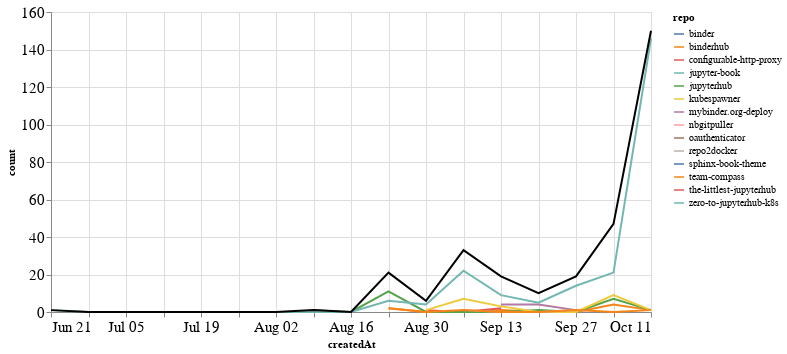

The code cell stored with this chart in its notebook:
### Markdown cell above
## Comments

### Code cell
comments_time = comments.groupby('repo').resample('W', on='createdAt').count()['author'].reset_index()
comments_time = comments_time.rename(columns={'author': 'count'})
comments_time_total = comments_time.groupby('createdAt').agg({"count": "sum"}).reset_index()
ch1 = alt.Chart(comments_time, width=600).mark_line().encode(
    x='createdAt',
    y='count',
    color='repo',
    tooltip="repo"
)

ch2 = alt.Chart(comments_time_total, width=600).mark_line(color="black").encode(
    x='createdAt',
    y='count',
)

ch1 + ch2

### Figure 1 — Vega-Lite specification as saved in the notebook (floating-point values rounded to 4 significant figures)
{"config": {"axisLeft": {"labelFontSize": 15}, "axisBottom": {"labelFontSize": 15}}, "layer": [{"data": {"name": "data-b265cf05d405f9784132b5c2ded17a2c"}, "mark": "line", "encoding": {"color": {"type": "nominal", "field": "repo"}, "tooltip": {"type": "nominal", "field": "repo"}, "x": {"type": "temporal", "field": "createdAt"}, "y": {"type": "quantitative", "field": "count"}}, "width": 600}, {"data": {"name": "data-20fc13975dc3e6c2adcdb308992fb172"}, "mark": {"type": "line", "color": "black"}, "encoding": {"x": {"type": "temporal", "field": "createdAt"}, "y": {"type": "quantitative", "field": "count"}}, "width": 600}], "$schema": "https://vega.github.io/schema/vega-lite/v4.8.1.json", "datasets": {"data-b265cf05d405f9784132b5c2ded17a2c": [{"repo": "binder", "createdAt": "2020-10-04T00:00:00", "count": 1}, {"repo": "binderhub", "createdAt": "2020-08-23T00:00:00", "count": 2}, {"repo": "binderhub", "createdAt": "2020-08-30T00:00:00", "count": 0}, {"repo": "binderhub", "createdAt": "2020-09-06T00:00:00", "count": 0}, {"repo": "binderhub", "createdAt": "2020-09-13T00:00:00", "count": 1}, {"repo": "binderhub", "createdAt": "2020-09-20T00:00:00", "count": 0}, {"repo": "binderhub", "createdAt": "2020-09-27T00:00:00", "count": 0}, {"repo": "binderhub", "createdAt": "2020-10-04T00:00:00", "count": 4}, {"repo": "binderhub", "createdAt": "2020-10-11T00:00:00", "count": 1}, {"repo": "configurable-http-proxy", "createdAt": "2020-08-30T00:00:00", "count": 1}, {"repo": "configurable-http-proxy", "createdAt": "2020-09-06T00:00:00", "count": 0}, {"repo": "configurable-http-proxy", "createdAt": "2020-09-13T00:00:00", "count": 2}, {"repo": "jupyter-book", "createdAt": "2020-10-04T00:00:00", "count": 2}, {"repo": "jupyterhub", "createdAt": "2020-08-09T00:00:00", "count": 1}, {"repo": "jupyterhub", "createdAt": "2020-08-16T00:00:00", "count": 0}, {"repo": "jupyterhub", "createdAt": "2020-08-23T00:00:00", "count": 11}, {"repo": "jupyterhub", "createdAt": "2020-08-30T00:00:00", "count": 0}, {"repo": "jupyterhub", "createdAt": "2020-09-06T00:00:00", "count": 0}, {"repo": "jupyterhub", "createdAt": "2020-09-13T00:00:00", "count": 0}, {"repo": "jupyterhub", "createdAt": "2020-09-20T00:00:00", "count": 1}, {"repo": "jupyterhub", "createdAt": "2020-09-27T00:00:00", "count": 0}, {"repo": "jupyterhub", "createdAt": "2020-10-04T00:00:00", "count": 7}, {"repo": "jupyterhub", "createdAt": "2020-10-11T00:00:00", "count": 1}, {"repo": "kubespawner", "createdAt": "2020-08-30T00:00:00", "count": 1}, {"repo": "kubespawner", "createdAt": "2020-09-06T00:00:00", "count": 7}, {"repo": "kubespawner", "createdAt": "2020-09-13T00:00:00", "count": 3}, {"repo": "kubespawner", "createdAt": "2020-09-20T00:00:00", "count": 0}, {"repo": "kubespawner", "createdAt": "2020-09-27T00:00:00", "count": 0}, {"repo": "kubespawner", "createdAt": "2020-10-04T00:00:00", "count": 9}, {"repo": "kubespawner", "createdAt": "2020-10-11T00:00:00", "count": 1}, {"repo": "mybinder.org-deploy", "createdAt": "2020-09-13T00:00:00", "count": 4}, {"repo": "mybinder.org-deploy", "createdAt": "2020-09-20T00:00:00", "count": 4}, {"repo": "mybinder.org-deploy", "createdAt": "2020-09-27T00:00:00", "count": 1}, {"repo": "nbgitpuller", "createdAt": "2020-10-04T00:00:00", "count": 3}, {"repo": "oauthenticator", "createdAt": "2020-09-06T00:00:00", "count": 1}, {"repo": "repo2docker", "createdAt": "2020-09-06T00:00:00", "count": 1}, {"repo": "repo2docker", "createdAt": "2020-09-13T00:00:00", "count": 0}, {"repo": "repo2docker", "createdAt": "2020-09-20T00:00:00", "count": 0}, {"repo": "repo2docker", "createdAt": "2020-09-27T00:00:00", "count": 1}, {"repo": "sphinx-book-theme", "createdAt": "2020-09-27T00:00:00", "count": 2}, {"repo": "team-compass", "createdAt": "2020-08-23T00:00:00", "count": 2}, {"repo": "team-compass", "createdAt": "2020-08-30T00:00:00", "count": 0}, {"repo": "team-compass", "createdAt": "2020-09-06T00:00:00", "count": 1}, {"repo": "team-compass", "createdAt": "2020-09-13T00:00:00", "count": 0}, {"repo": "team-compass", "createdAt": "2020-09-20T00:00:00", "count": 0}, {"repo": "team-compass", "createdAt": "2020-09-27T00:00:00", "count": 1}, {"repo": "team-compass", "createdAt": "2020-10-04T00:00:00", "count": 0}, {"repo": "team-compass", "createdAt": "2020-10-11T00:00:00", "count": 1}, {"repo": "the-littlest-jupyterhub", "createdAt": "2020-09-06T00:00:00", "count": 1}, {"repo": "zero-to-jupyterhub-k8s", "createdAt": "2020-06-21T00:00:00", "count": 1}, {"repo": "zero-to-jupyterhub-k8s", "createdAt": "2020-06-28T00:00:00", "count": 0}, {"repo": "zero-to-jupyterhub-k8s", "createdAt": "2020-07-05T00:00:00", "count": 0}, {"repo": "zero-to-jupyterhub-k8s", "createdAt": "2020-07-12T00:00:00", "count": 0}, {"repo": "zero-to-jupyterhub-k8s", "createdAt": "2020-07-19T00:00:00", "count": 0}, {"repo": "zero-to-jupyterhub-k8s", "createdAt": "2020-07-26T00:00:00", "count": 0}, {"repo": "zero-to-jupyterhub-k8s", "createdAt": "2020-08-02T00:00:00", "count": 0}, {"repo": "zero-to-jupyterhub-k8s", "createdAt": "2020-08-09T00:00:00", "count": 0}, {"repo": "zero-to-jupyterhub-k8s", "createdAt": "2020-08-16T00:00:00", "count": 0}, {"repo": "zero-to-jupyterhub-k8s", "createdAt": "2020-08-23T00:00:00", "count": 6}, {"repo": "zero-to-jupyterhub-k8s", "createdAt": "2020-08-30T00:00:00", "count": 4}, {"repo": "zero-to-jupyterhub-k8s", "createdAt": "2020-09-06T00:00:00", "count": 22}, {"repo": "zero-to-jupyterhub-k8s", "createdAt": "2020-09-13T00:00:00", "count": 9}, {"repo": "zero-to-jupyterhub-k8s", "createdAt": "2020-09-20T00:00:00", "count": 5}, {"repo": "zero-to-jupyterhub-k8s", "createdAt": "2020-09-27T00:00:00", "count": 14}, {"repo": "zero-to-jupyterhub-k8s", "createdAt": "2020-10-04T00:00:00", "count": 21}, {"repo": "zero-to-jupyterhub-k8s", "createdAt": "2020-10-11T00:00:00", "count": 146}], "data-20fc13975dc3e6c2adcdb308992fb172": [{"createdAt": "2020-06-21T00:00:00", "count": 1}, {"createdAt": "2020-06-28T00:00:00", "count": 0}, {"createdAt": "2020-07-05T00:00:00", "count": 0}, {"createdAt": "2020-07-12T00:00:00", "count": 0}, {"createdAt": "2020-07-19T00:00:00", "count": 0}, {"createdAt": "2020-07-26T00:00:00", "count": 0}, {"createdAt": "2020-08-02T00:00:00", "count": 0}, {"createdAt": "2020-08-09T00:00:00", "count": 1}, {"createdAt": "2020-08-16T00:00:00", "count": 0}, {"createdAt": "2020-08-23T00:00:00", "count": 21}, {"createdAt": "2020-08-30T00:00:00", "count": 6}, {"createdAt": "2020-09-06T00:00:00", "count": 33}, {"createdAt": "2020-09-13T00:00:00", "count": 19}, {"createdAt": "2020-09-20T00:00:00", "count": 10}, {"createdAt": "2020-09-27T00:00:00", "count": 19}, {"createdAt": "2020-10-04T00:00:00", "count": 47}, {"createdAt": "2020-10-11T00:00:00", "count": 150}]}}
